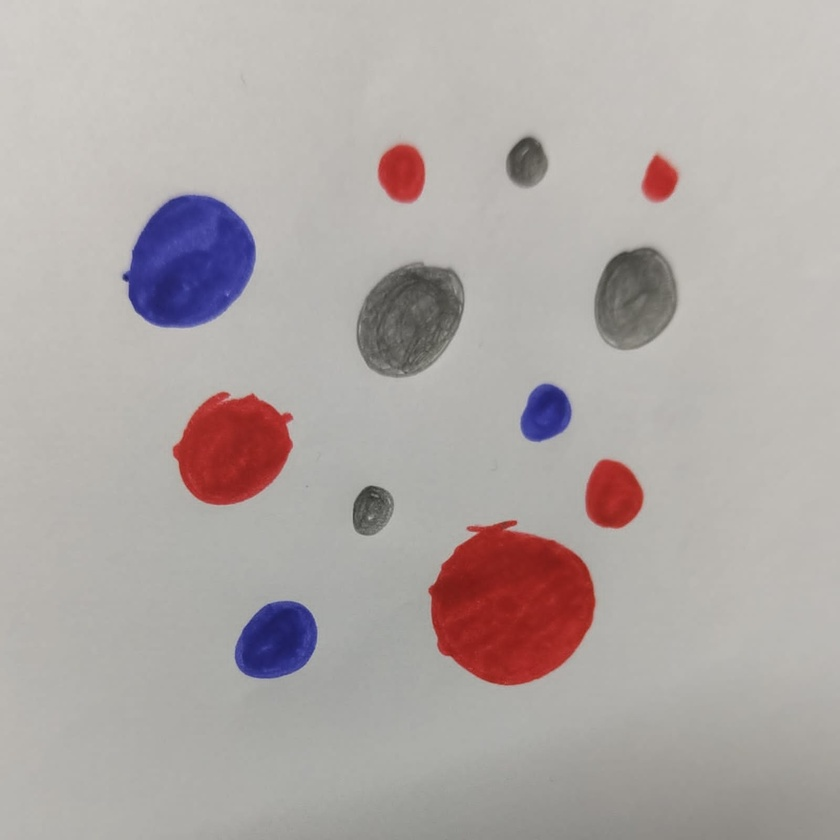
#> input picture Computer Vision/assignment_4/watershed.jpeg, 840 x 840 px, shrunk from 1600 x 1600 before the run
$ jupyter execute watershed.ipynb
#> lines starting #> are read from the running program, lines starting #| are printed output that depends on the picture; after the words box and inside, x2 and y2 are one past the last pixel; in counts of white or black regions, pixels touching at a corner belong together
[cell 1]
import cv2
import numpy as np
import matplotlib.pyplot as plt

[cell 2]
image = cv2.imread('watershed.jpeg')
#> image is the input picture: shape (840, 840, 3); mean B, G, R 165.9, 167.9, 175.5
gray = cv2.cvtColor(image, cv2.COLOR_BGR2GRAY)
ret, thresh = cv2.threshold(gray, 0, 255, cv2.THRESH_BINARY_INV + cv2.THRESH_OTSU)
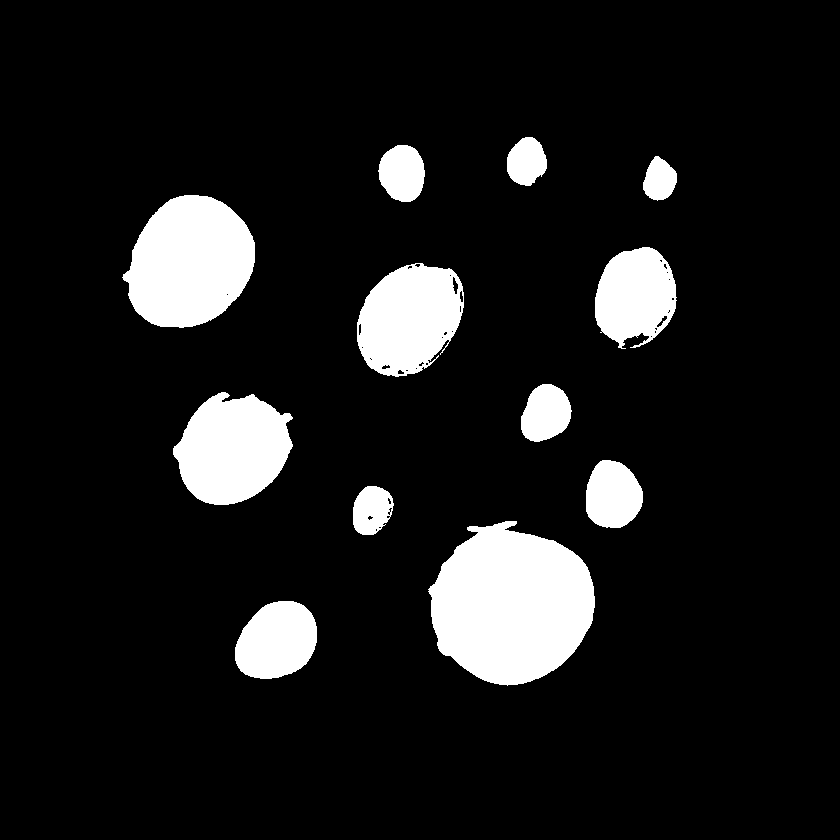
#> thresh: shape (840, 840); 10.6% white; 12 white regions, largest, box (x1, y1, x2, y2) and area: (428, 521, 595, 686) 20176, (122, 195, 255, 328) 13087, (173, 392, 293, 505) 9764
#> ret = 129
plt.imshow(image)

[cell 3]
# Noise removal
kernel = np.ones((3,3), np.uint8)
opening = cv2.morphologyEx(thresh, cv2.MORPH_OPEN, kernel, iterations=2)
#> opening: shape (840, 840); 10.4% white; 13 white regions, largest, box (x1, y1, x2, y2) and area: (429, 521, 595, 685) 20155, (123, 195, 255, 328) 13082, (173, 392, 292, 505) 9748

# Sure background area
sure_bg = cv2.dilate(opening, kernel, iterations=3)
#> sure_bg: shape (840, 840); 12.2% white; 12 white regions, largest, box (x1, y1, x2, y2) and area: (426, 518, 598, 688) 22251, (120, 192, 258, 331) 14709, (170, 389, 295, 508) 11256

# Finding sure foreground area
dist_transform = cv2.distanceTransform(opening, cv2.DIST_L2, 5)
ret, sure_fg = cv2.threshold(dist_transform, 0.7*dist_transform.max(), 255, 0)
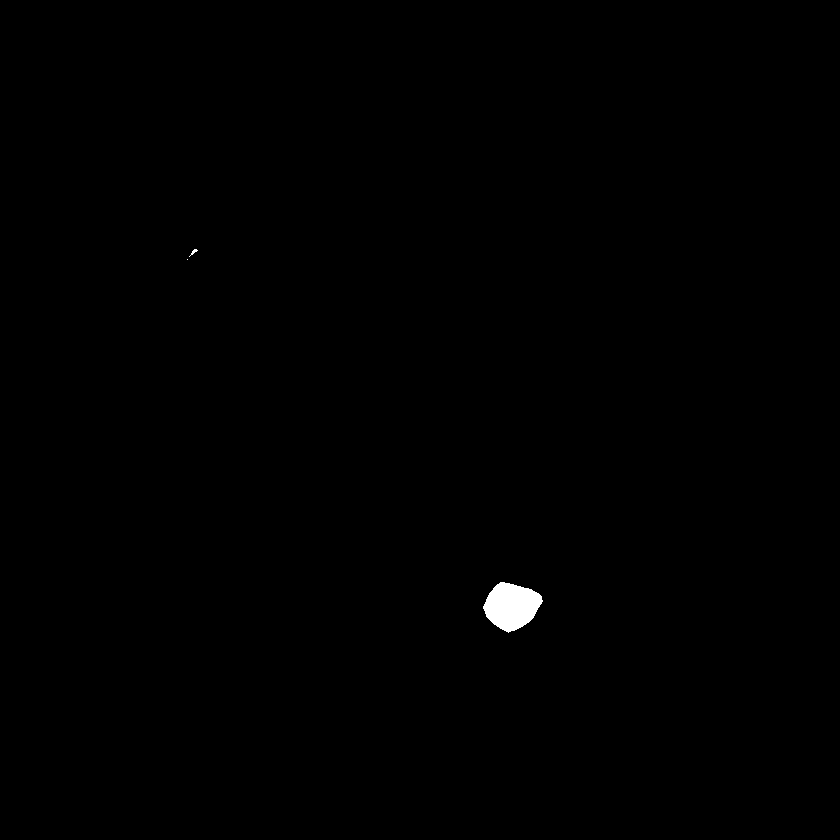
#> sure_fg: shape (840, 840) float32; 0.29% white; 3 white regions (1 under 20 px), largest, box (x1, y1, x2, y2) and area: (483, 582, 543, 633) 2052, (189, 249, 198, 257) 23
#> ret = 52.85

# Finding unknown region
sure_fg = np.uint8(sure_fg)
unknown = cv2.subtract(sure_bg, sure_fg)
#> unknown: shape (840, 840); 11.9% white; 12 white regions, largest, box (x1, y1, x2, y2) and area: (426, 518, 598, 688) 20199, (120, 192, 258, 331) 14685, (170, 389, 295, 508) 11256

# Marker labelling
ret, markers = cv2.connectedComponents(sure_fg)
#> markers: shape (840, 840) int32; 4 distinct labels, from 0 to 3
#> ret = 4

# Add one to all labels so that sure background is not 0, but 1
markers = markers + 1
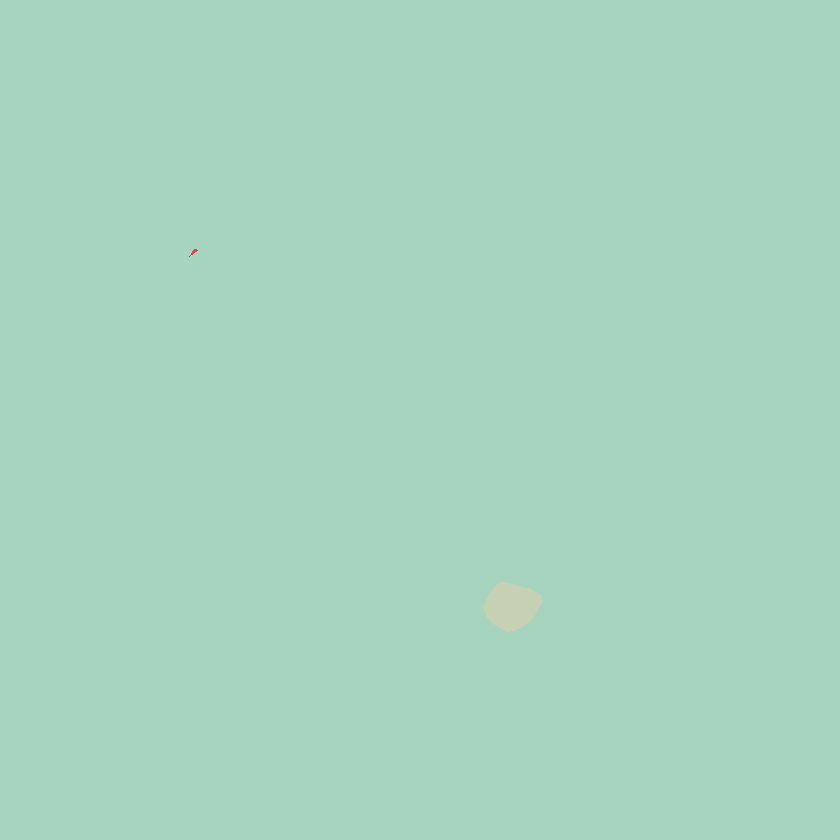
#> markers: shape (840, 840) int32; 4 distinct labels, from 1 to 4; one colour per label, 0 black

# Now, mark the region of unknown with zero
markers[unknown == 255] = 0
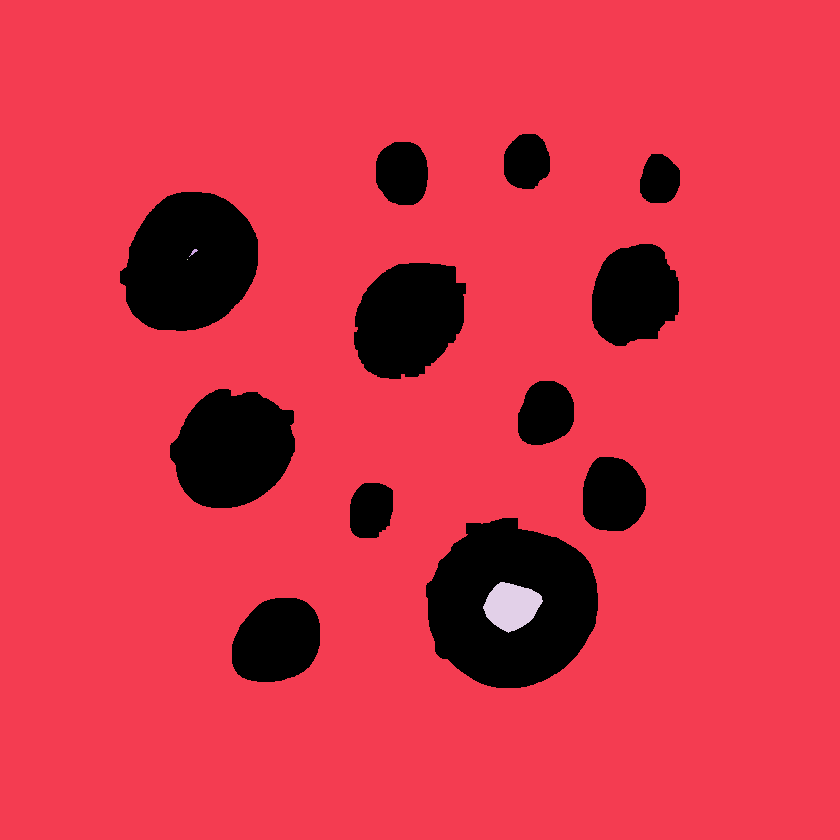
#> markers: shape (840, 840) int32; 5 distinct labels, from 0 to 4; one colour per label, 0 black

# Apply watershed
markers = cv2.watershed(image, markers)
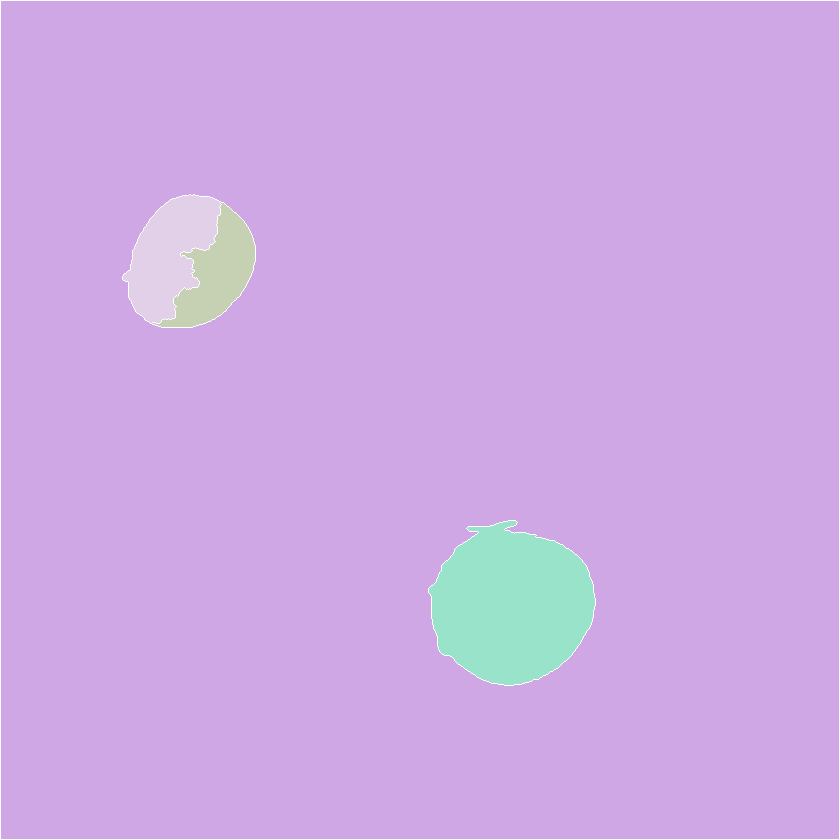
#> markers: shape (840, 840) int32; 5 distinct labels, from -1 to 4; one colour per label, 0 black, -1 white
image[markers == -1] = [255, 0, 0]
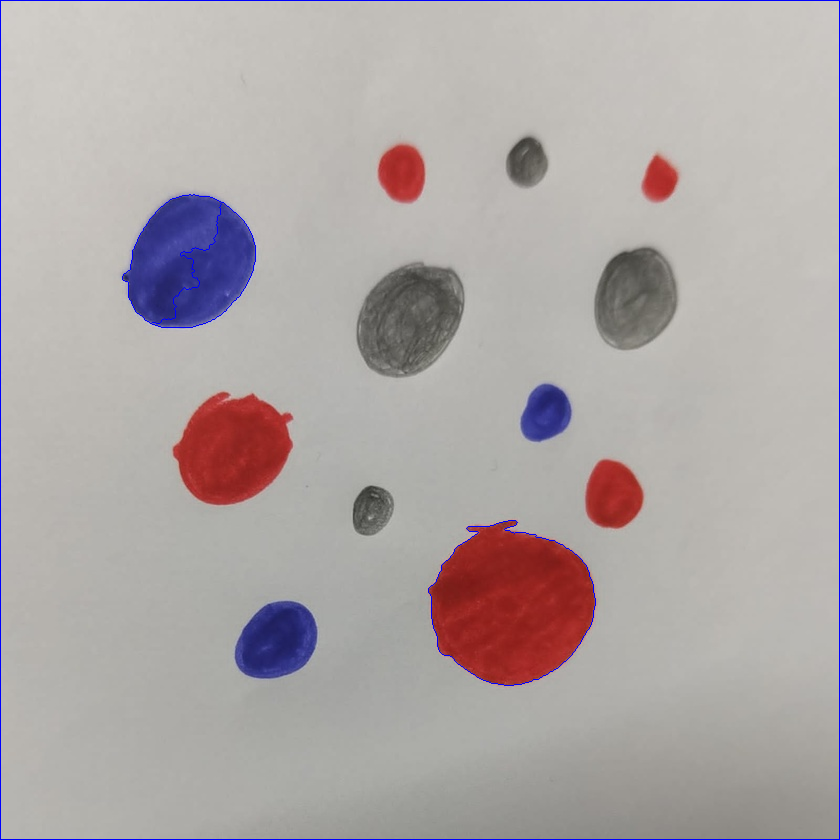
#> image: shape (840, 840, 3); 0.63% of pixels changed, all inside (x1, y1, x2, y2) = (0, 0, 840, 840)
n_components = np.max(markers)
#> n_components = 4
n_components
#> Out = 4
